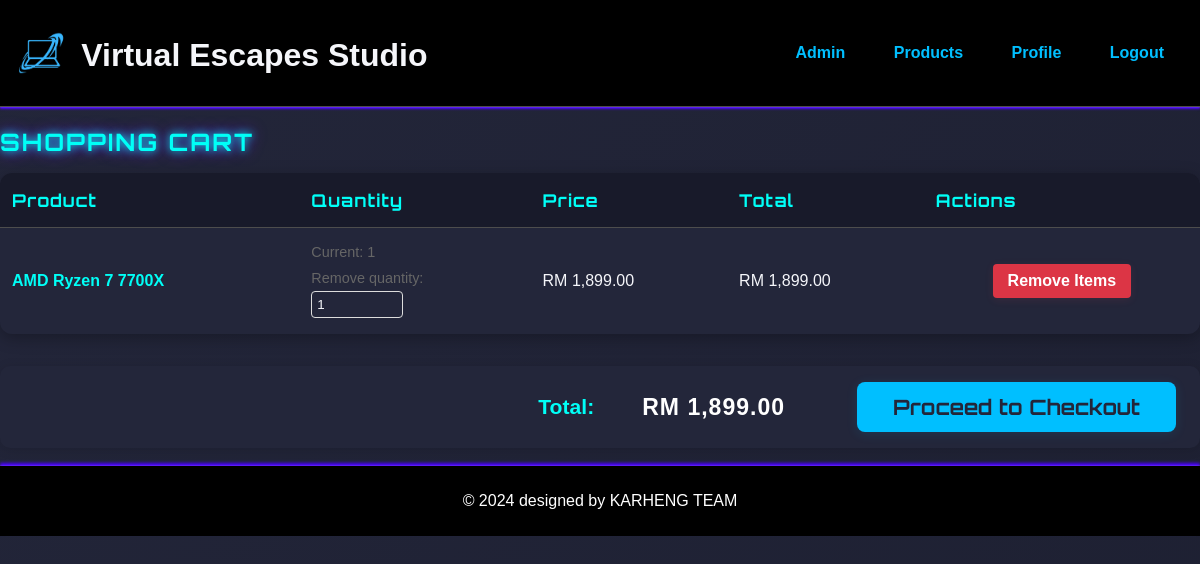
Screenshot of /mem_order/cart.php (signed in) with the database file from the repository.
### tables this page shows
CREATE TABLE `cart` (
  `Cart_ID` char(7) NOT NULL,
  `User_ID` char(6) NOT NULL,
  `Product_ID` char(4) NOT NULL,
  `Quantity` int(11) NOT NULL,
  `Total_Price_Cart` decimal(10,2) NOT NULL,
  `Added_Date` datetime NOT NULL,
  `Build_Description` text DEFAULT NULL
);

### base.php (called while the page is built, shortened)
<?php
function getCartItems($conn, $user_id) {
    $stmt = $conn->prepare("
        SELECT
            c.*,
            c.Quantity as quantity,
            CASE
                WHEN c.Product_ID = 'PCBU' THEN 'Custom PC Build'
                ELSE p.Product_Name
            END as product_name,
            CASE
                WHEN c.Product_ID = 'PCBU' THEN c.Total_Price_Cart
                ELSE p.Product_Price
            END as price,
            CASE
                WHEN c.Product_ID = 'PCBU' THEN c.Build_Description
                ELSE p.Product_Description
            END as Product_Description
        FROM Cart c
        LEFT JOIN product p ON c.Product_ID = p.Product_ID
        WHERE c.User_ID = ?
    ");
    $stmt->execute([$user_id]);
    return $stmt->fetchAll(PDO::FETCH_ASSOC);
}
function calculateCartTotal($cart_items) {
    return array_sum(array_map(function($item) {
        return $item['price'] * $item['quantity'];
    }, $cart_items));
}
?>

### mem_order/cart.php (the view, shortened to what this page needs)
<?php
require_once '../base.php';
require_once '../includes/header.php';
require_once '../db.php';
$user_id = $_SESSION['user_id'];
$cart_items = getCartItems($conn, $user_id);
?>
<h2>Shopping Cart</h2>
<?php if (empty($cart_items)): ?>
    <p class="cart-empty">Your cart is empty.</p>
<?php else: ?>
    <table class="cart-table">
        <thead>
            <tr>
                <th>Product</th>
                <th>Quantity</th>
                <th>Price</th>
                <th>Total</th>
                <th>Actions</th>
            </tr>
        </thead>
        <tbody>
            <?php foreach ($cart_items as $item): ?>
                <tr>
                    <td class="product-cell">
                        <span class="cart-product-name-hover">
                            <?= htmlspecialchars($item['product_name']); ?>
                        </span>
                    </td>
                    <td>
                        <div class="quantity-input">
                            <span class="current-quantity">Current: <?= $item['quantity']; ?></span>
                            <label for="remove-quantity-<?= $item['Cart_ID']; ?>">Remove quantity:</label>
                            <input type="number" id="remove-quantity-<?= $item['Cart_ID']; ?>" min="1" max="<?= $item['quantity']; ?>" value="1" class="quantity-input-field">
                        </div>
                    </td>
                    <td>RM <?= number_format($item['price'], 2); ?></td>
                    <td>RM <?= number_format($item['price'] * $item['quantity'], 2); ?></td>
                    <td class="actions">
                        <form action="remove_from_cart.php" method="POST" class="remove-form">
                            <button type="submit" class="cart-remove-btn">Remove Items</button>
                        </form>
                    </td>
                </tr>
            <?php endforeach; ?>
        </tbody>
    </table>
    <div class="cart-summary-row">
        <span class="cart-total-label">Total:</span>
        <span class="cart-total-value">RM <?= number_format(calculateCartTotal($cart_items), 2); ?></span>
        <a href="checkout.php" class="cart-checkout-btn">Proceed to Checkout</a>
    </div>
<?php endif; ?>
<?php require_once '../includes/footer.php'; ?>

### rows the page displays
cart: product_name "AMD Ryzen 7 7700X", Quantity "1", price "1,899.00", quantity "1,899.00"

### other values shown
calculateCartTotal($cart_items) "1,899.00"
